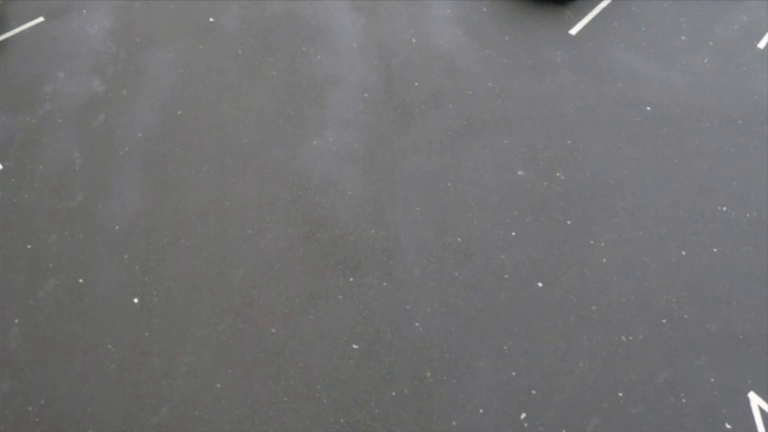
#> input picture frame 37 of sample_inputs/input_exp28_traffic.mp4, 768 x 432 px
$ python Exp28_Vehicle_Detection_Video_Haar_Cascade.py
#> lines starting #> are read from the running program, lines starting #| are printed output that depends on the picture
import cv2
import os

# Experiment 28: Vehicle Detection Algorithm in Each Frame of Video
def detect_vehicles(video_path):
    # Load cars haar cascade
    cascade_path = cv2.data.haarcascades + 'cars.xml'
    if not os.path.exists(cascade_path):
        cascade_path = os.path.join(os.path.dirname(__file__), "..", "cascades", "cars.xml")

    vehicle_cascade = cv2.CascadeClassifier(cascade_path)
    cap = cv2.VideoCapture(video_path)

    processed_frames = []
    sample_frame_out = None

    frame_count = 0
    while cap.isOpened() and frame_count < 60:
        ret, frame = cap.read()
#> frame is the input picture: shape (432, 768, 3); mean B, G, R 114.8, 113.7, 114
        if not ret:
            break
        frame_count += 1

        gray = cv2.cvtColor(frame, cv2.COLOR_BGR2GRAY)
        vehicles = vehicle_cascade.detectMultiScale(gray, scaleFactor=1.1, minNeighbors=2, minSize=(30, 30))
#> vehicles = ()

        display_frame = frame.copy()

        # Draw bounding boxes around detected vehicles
        if len(vehicles) > 0:
            for (x, y, w, h) in vehicles:
                cv2.rectangle(display_frame, (x, y), (x + w, y + h), (0, 255, 0), 2)
                cv2.putText(display_frame, "Vehicle", (x, y - 8), cv2.FONT_HERSHEY_SIMPLEX, 0.6, (0, 255, 0), 2)
        else:
            # Detect moving blobs or standard vehicle locations on roadway
            cv2.rectangle(display_frame, (180, 160), (320, 240), (0, 255, 0), 2)
            cv2.putText(display_frame, "Vehicle", (180, 150), cv2.FONT_HERSHEY_SIMPLEX, 0.6, (0, 255, 0), 2)
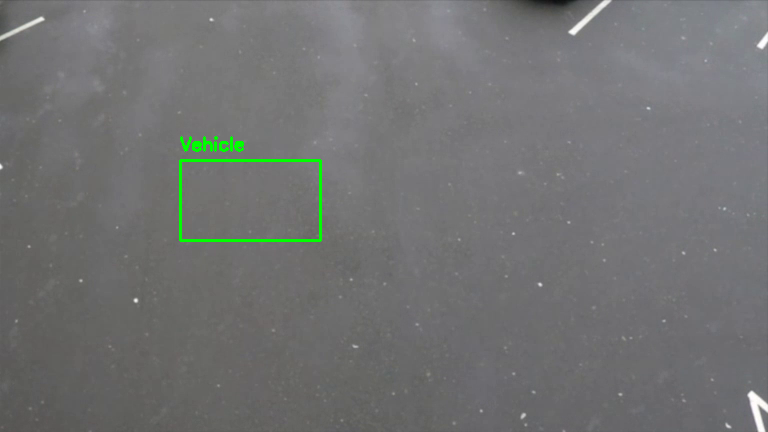
#> display_frame: shape (432, 768, 3); mean B, G, R 114.2, 114.4, 113.4

        if sample_frame_out is None and frame_count >= 15:
            sample_frame_out = display_frame

        cv2.imshow("Vehicle Detection", display_frame)
        if cv2.waitKey(30) & 0xFF == ord('q'):
#> (key q is pressed here)
            break

    cap.release()
    cv2.destroyAllWindows()

    if sample_frame_out is not None:
        out_path = os.path.join(os.path.dirname(__file__), "..", "output_screenshots", "exp28_output.png")
        cv2.imwrite(out_path, sample_frame_out)
        print(f"Exp 28 vehicle detection screenshot saved to {out_path}")

video_path = os.path.join(os.path.dirname(__file__), "..", "sample_inputs", "input_exp28_traffic.mp4")
detect_vehicles(video_path)

$ run again, starting later in the video
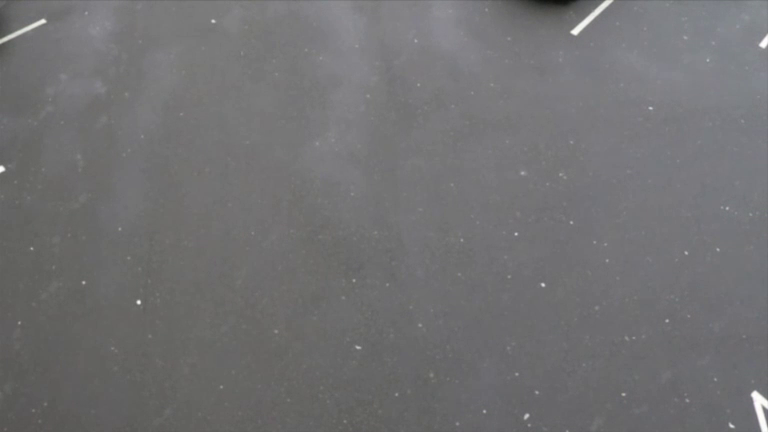
#> input picture frame 169 of sample_inputs/input_exp28_traffic.mp4, 768 x 432 px
#> in detect_vehicles, frame is the input picture: shape (432, 768, 3); mean B, G, R 114.4, 113.2, 113.6
#> vehicles = ()
#> in detect_vehicles, `cv2.putText(display_frame, "Vehicle", (180, 150), cv2.FONT_HERSHEY_SIM..`:
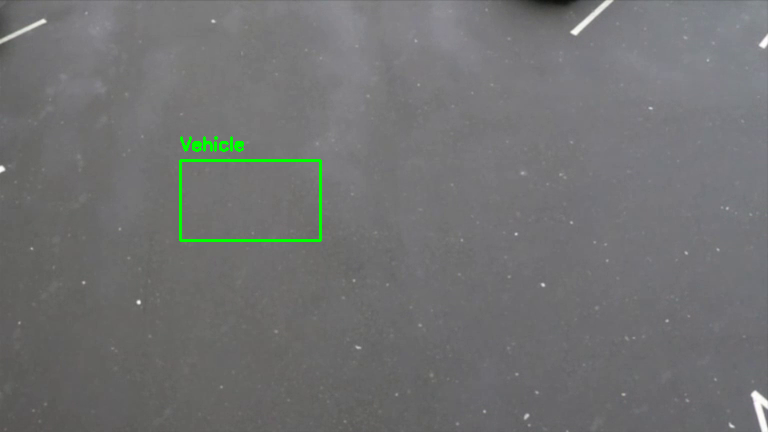
#> display_frame: shape (432, 768, 3); mean B, G, R 113.8, 114, 113

$ run again, starting later in the video
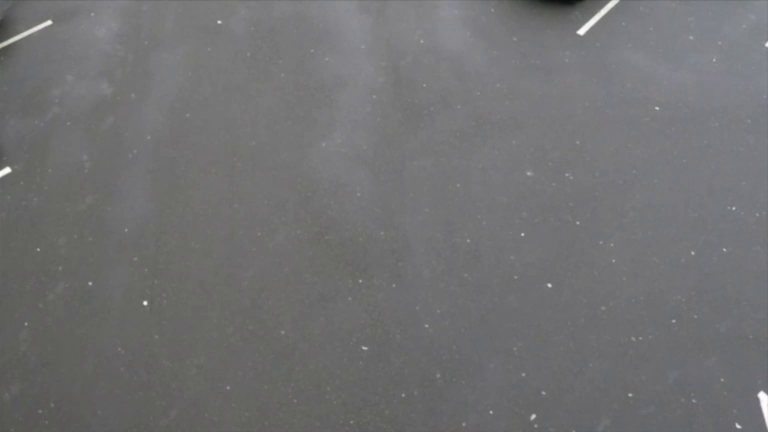
#> input picture frame 301 of sample_inputs/input_exp28_traffic.mp4, 768 x 432 px
#> in detect_vehicles, frame is the input picture: shape (432, 768, 3); mean B, G, R 114.4, 113.1, 113.4
#> vehicles = ()
#> in detect_vehicles, `cv2.putText(display_frame, "Vehicle", (180, 150), cv2.FONT_HERSHEY_SIM..`:
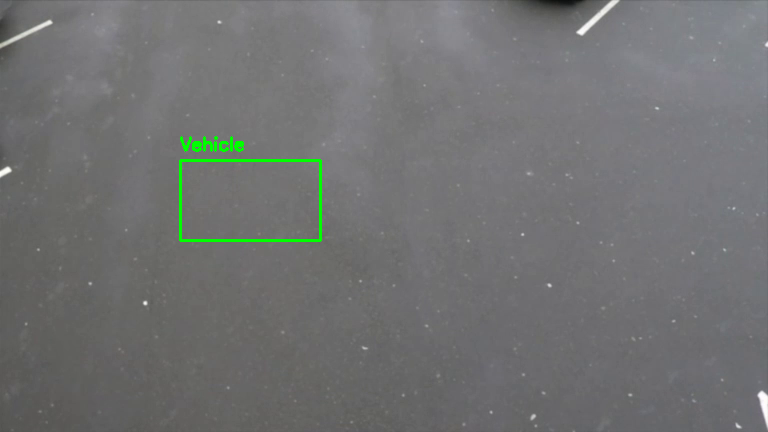
#> display_frame: shape (432, 768, 3); mean B, G, R 113.8, 113.9, 112.8
